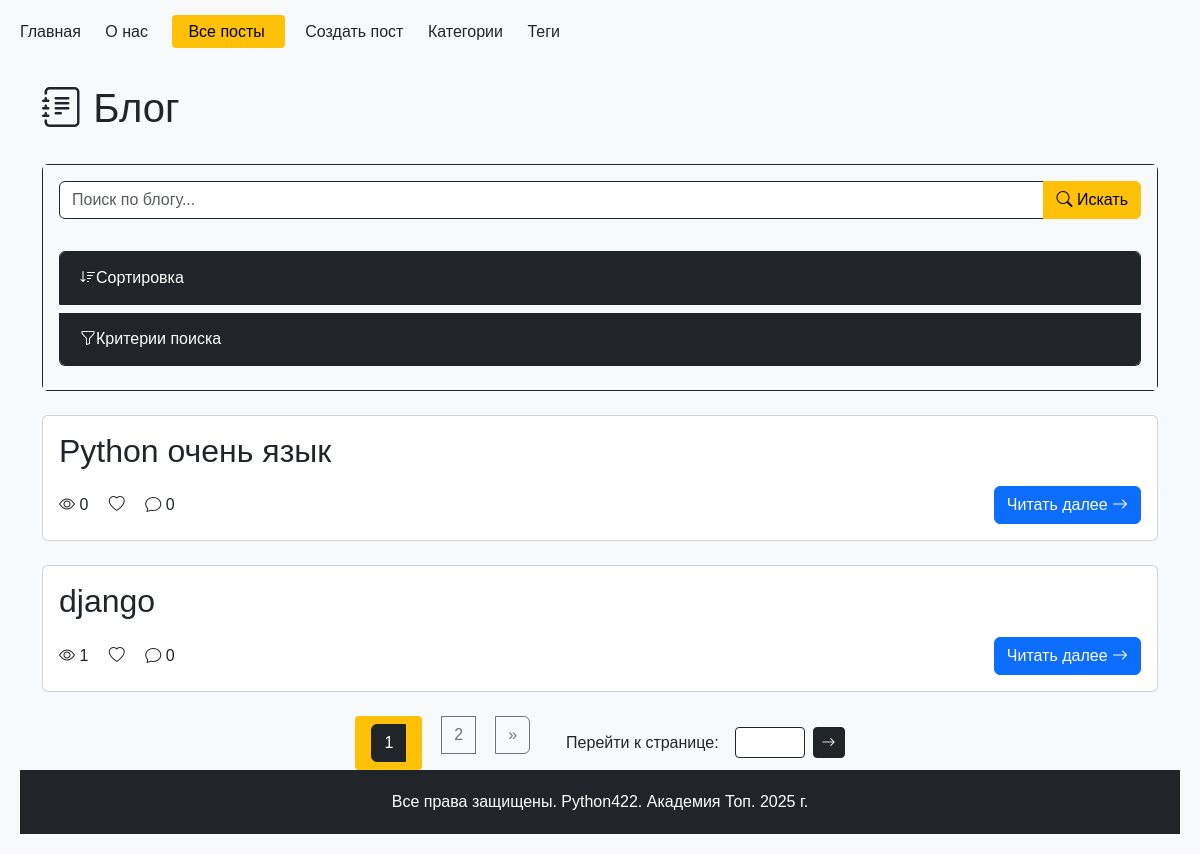
The app's page /posts/?page=1 with its own data.
### python_blog/models.py (models this page shows, shortened)
class Post(models.Model):
    STATUS_CHOICES = [
        ("draft", "Черновик"),
        ("review", "На проверке"),
        ("reviewed", "Проверено"),
        ("published", "Опубликовано"),
    ]
    title = models.CharField(max_length=100, unique=True, verbose_name="Заголовок")
    slug = models.SlugField(max_length=250, unique=True, verbose_name="Слаг", blank=True, null=True)
    content = models.TextField(verbose_name="Контент")
    author = models.ForeignKey(get_user_model(), on_delete=models.CASCADE, verbose_name="Автор", related_name="posts", default=None, null=True)
    created_at = models.DateTimeField(auto_now_add=True, verbose_name="Дата создания")
    updated_at = models.DateTimeField(auto_now=True, verbose_name="Дата обновления")
    views = models.PositiveIntegerField(default=0, verbose_name="Просмотры")
    status = models.CharField(
        max_length=10, choices=STATUS_CHOICES, default="review", verbose_name="Статус"
    )
    category = models.ForeignKey(
        "Category",  # Ссылка на модель Category
        on_delete=models.SET_NULL,  # При удалении категории, установить значение NULL
        blank=True,  # Не требуем в формах заполнения
        null=True,  # Разрешаем значение NULL в базе данных
        related_name="posts",  # Имя обратной связи
        default=None,  # По умолчанию значение NULL
        verbose_name="Категория",
    )
    tags = models.ManyToManyField("Tag", related_name="posts", verbose_name="Теги")
    class Meta:
        ordering = ["-created_at"]
        verbose_name = "Пост"
        verbose_name_plural = "Посты"

### python_blog/views.py (the view, shortened to what this page needs)
# urls.py: path("", catalog_posts, name="posts"),
def catalog_posts(request):
    posts = (
        Post.objects.select_related("category", "author")
        .prefetch_related("tags")
        .filter(status="published")
    )
    search_query = request.GET.get("search_query", "")
    sort_by = request.GET.get("sort_by", "created_date")
    if sort_by == "view_count":
        posts = posts.order_by("-views")
    elif sort_by == "update_date":
        posts = posts.order_by("-updated_at")
    else:
        posts = posts.order_by("-created_at")
    paginator = Paginator(posts, 2)
    page_number = request.GET.get("page", 1)
    page_obj = paginator.get_page(page_number)
    context = {
        "title": "Блог",
        "posts": page_obj,  # Теперь передаем страницу вместо queryset
        "page_obj": page_obj,  # Добавляем объект страницы в контекст
    }
    return render(request, "blog.html", context)

### python_blog/context_processors.py (called while the page is built)
def menu_items(request):
    menu = [
        {"title": "Главная", "url_name": "main"},
        {"title": "О нас", "url_name": "about"},
        {"title": "Все посты", "url_name": "blog:posts"},
        {"title": "Создать пост", "url_name": "blog:post_create"},
        {"title": "Категории", "url_name": "blog:categories"},
        {"title": "Теги", "url_name": "blog:tags"},
    ]
    current_url_name = request.resolver_match.view_name
    for item in menu:
        item['is_active'] = current_url_name == item['url_name']
    return {'menu_items': menu}

### python_blog/templates/blog.html (shortened to what this page needs)
{% extends "base.html" %}
{% load cache %}
{% block content %}
<div class="container mt-4">
    <div class="row mb-4">
        <div class="col">
            <h1 class="text-dark"><i class="bi bi-journal-text"></i> Блог</h1>
        </div>
    </div>
    <div class="col-md-12 mb-4">
        <form method="GET" action="{% url 'blog:posts' %}" class="card border-dark">
            <div class="card-body bg-light">
                <div class="row g-3">
                    <div class="col-md-12 mb-3">
                        <div class="input-group">
                            <input type="text" name="search_query" class="form-control border-dark"
                                   placeholder="Поиск по блогу..." value="{{ request.GET.search_query|default:'' }}">
                            <button class="btn btn-warning" type="submit">
                                <i class="bi bi-search"></i> Искать
                            </button>
                        </div>
                    </div>
                    <div class="accordion" id="searchAccordion">
                        <div class="accordion-item border-dark">
                            <h2 class="accordion-header">
                                <button class="accordion-button collapsed bg-dark text-white" type="button"
                                        data-bs-toggle="collapse" data-bs-target="#sortingCollapse">
                                    <i class="bi bi-sort-down"></i> Сортировка
                                </button>
                            </h2>
                        </div>
                        <div class="accordion-item border-dark">
                            <h2 class="accordion-header">
                                <button class="accordion-button collapsed bg-dark text-white" type="button"
                                        data-bs-toggle="collapse" data-bs-target="#criteriaCollapse">
                                    <i class="bi bi-funnel"></i> Критерии поиска
                                </button>
                            </h2>
                        </div>
                    </div>
                </div>
            </div>
        </form>
    </div>
    <div class="row">
        <div class="col-12">
            {% for post in posts %}
                {% include 'post_preview_include.html' %}
            {% empty %}
                <div class="alert alert-warning">
                    <i class="bi bi-info-circle"></i> Посты не найдены
                </div>
            {% endfor %}
            {% if page_obj.paginator.num_pages > 1 %}
            <nav aria-label="Page navigation" class="mt-4">
                <div class="d-flex justify-content-center align-items-center gap-3">
                    <ul class="pagination mb-0">
                        {% for p in page_obj.paginator.page_range %}
                            {% if p|add:'-5' < page_obj.number and page_obj.number|add:'-5' < p %}
                                <li class="page-item {% if page_obj.number == p %}active{% endif %}">
                                    <a class="page-link" href="?{% for key,value in request.GET.items %}{% if key != 'page' %}{{ key }}={{ value }}&{% endif %}{% endfor %}page={{ p }}">{{ p }}</a>
                                </li>
                            {% endif %}
                        {% endfor %}
                        {% if page_obj.has_next %}
                            <li class="page-item">
                                <a class="page-link" href="?{% for key,value in request.GET.items %}{% if key != 'page' %}{{ key }}={{ value }}&{% endif %}{% endfor %}page={{ page_obj.next_page_number }}" aria-label="Next">
                                    <span aria-hidden="true">&raquo;</span>
                                </a>
                            </li>
                        {% endif %}
                    </ul>
                    <div class="page-goto d-flex align-items-center">
                        <span class="me-2">Перейти к странице:</span>
                        <form id="pageForm" class="d-flex align-items-center" onsubmit="return goToPage(event)">
                            <input type="number" id="pageInput" class="form-control form-control-sm mx-2"
                                   min="1" max="{{ page_obj.paginator.num_pages }}"
                                   style="width: 70px;">
                            <button type="submit" class="btn btn-sm btn-dark">
                                <i class="bi bi-arrow-right"></i>
                            </button>
                        </form>
                    </div>
                </div>
            </nav>
            {% endif %}
        </div>
    </div>
</div>
{% endblock %}

### python_blog/templates/post_preview_include.html (shortened to what this page needs)
<div class="card mb-4">
    <div class="card-body">
        <h2 class="card-title">{{ post.title }}</h2>
        <div class="d-flex justify-content-between align-items-center">
            <div class="stats">
                <span class="me-3"><i class="bi bi-eye"></i> {{ post.views }}</span>
                <span class="me-3"><i class="bi bi-heart"></i> {{ post.likes }}</span>
                <span><i class="bi bi-chat"></i> {{ post.comments|length }}</span>
            </div>
            <a href="{% url 'blog:post_detail' post.slug %}" class="btn btn-primary">
                Читать далее <i class="bi bi-arrow-right"></i>
            </a>
        </div>
    </div>
</div>

### static/css/main.css (style rules this page uses)
body { min-height: 100vh; display: flex; flex-direction: column; margin: 0; padding: 20px; background-color: #f8f9fa; font-family: Arial, sans-serif; }
nav ul { list-style: none; padding: 0; }
nav ul li { display: inline; margin-right: 20px; }
nav ul li a { color: #212529; text-decoration: none; }
.active { color: #000000; background-color: #ffc107; padding: 8px 16px; border-radius: 4px; text-decoration: none; }
.accordion-item { margin-bottom: 0.5rem; }
.pagination .page-link { color: #6c757d; border-color: #6c757d; background-color: transparent; }
.pagination .page-item.active .page-link { background-color: #212529; border-color: #212529; color: #fff; }
.page-goto input[type="number"] { border-color: #212529; }

### records on screen
Post: title "Python очень язык", views "0", comments|length "0"
Post: title "django", views "1", comments|length "0"

### other values on screen
{{ item.title }} "Главная" "О нас" "Все посты" "Создать пост" "Категории" "Теги"
{{ p }} "1" "2"
